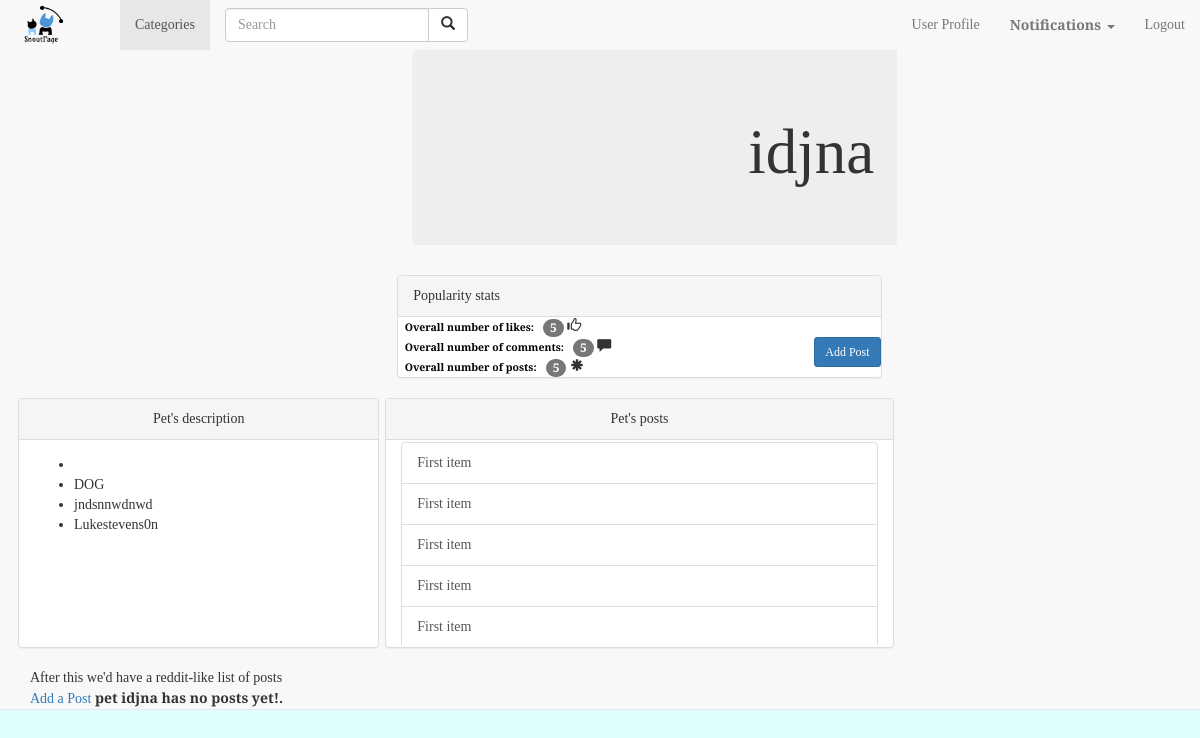
Page /SnoutPage/pet/idjna/ (signed in) on the committed database.
### SnoutPage/models.py (models this page shows, shortened)
class Pet(models.Model):
    slug = models.SlugField(unique=True, default=None)
    category = models.CharField(max_length=6, choices=TYPES, default="DOG")
    owner = models.ForeignKey(User, default=None)
    name = models.CharField(max_length=120, unique=True)
    picture = models.ImageField(upload_to='pet_profile_images',blank=True)
    description = models.CharField(max_length=600, blank=True)

### SnoutPage/views.py (the view)
# urls.py: url(r'SnoutPage/pet/(?P<pet_name_slug>[\w\-]+)/$', views.pet, name='pet'),
def pet(request, pet_name_slug):
    context_dict = {}
    try:
        pet = Pet.objects.get(slug=pet_name_slug)
        posts = Post.objects.filter(pet=pet)
        context_dict['slug'] = pet_name_slug
        context_dict['posts'] = posts
        context_dict['owner'] = pet.owner
        context_dict['name'] = pet.name
        context_dict['category'] = pet.category
        context_dict['picture'] = pet.picture
        context_dict['description'] = pet.description
    except Pet.DoesNotExist:
        context_dict['slug'] = None
        context_dict['posts'] = None
        context_dict['owner'] = None
        context_dict['name'] = None
        context_dict['category'] = None
        context_dict['picture'] = None
        context_dict['description'] = None
    return render(request, 'SnoutPage/pet.html', context_dict)

### templates/SnoutPage/pet.html (shortened to what this page needs)
{% extends 'SnoutPage/base.html' %}
{% load staticfiles %}
{% block body_block %}
<div class= "row">
<div class = "col-xs-5">
</div>
<div class="col-xs-7">
<div class="container">
  <div id = "pet-name-jumbo"class="jumbotron">
   <h1>{{name}}</h1>
  </div>
</div>
<div class = "panel panel-default">
<div class="panel-heading">Popularity stats</div>
<span class="label" id = "popularity-text">Overall number of likes: </span> <span class="badge"> 5</span> <span class= "glyphicon glyphicon-thumbs-up"> </span>
<br>
<span class="label" id = "popularity-text">Overall number of comments: </span> <span class="badge"> 5</span> <span class= "glyphicon glyphicon-comment"> </span>
<a  href="{% url 'add_post' %}" class="btn btn-primary btn-sm pull-right" role="button">Add Post</a>
<br>
<span class="label" id = "popularity-text">Overall number of posts: </span> <span class="badge"> 5</span> <span class= "glyphicon glyphicon-asterisk"> </span>
</div>
</div>
</div>
<div class = "row" id ="pet-page-content">
<div class = "col-lg-5">
<div class="panel panel-default"  id = "pet-panel-panel" >
  <div class="panel-heading" id = "pet-posts-label">Pet's description</div>
  <div class="panel-body">
  <ul>
	<li></li>
	<li>{{category}}</li>
	<li>{{description}}</li>
	<li> {{owner}} </li>
</ul>
</div>
</div>
</div>
<div class="col-lg-7">
<div class="panel panel-default" id = "pet-panel-panel" >
  <div class="panel-heading" id = "pet-posts-label">Pet's posts</div>
  <div class="panel-body" id = "pet-panel-post-body">
   <div class="list-group">
  <a href= "" data-toggle="modal" data-target="#myModal"  class="list-group-item">First item</a>
  <a href= "" data-toggle="modal" data-target="#myModal"  class="list-group-item">First item</a>
  <a href= "" data-toggle="modal" data-target="#myModal"  class="list-group-item">First item</a>
  <a href= "" data-toggle="modal" data-target="#myModal"  class="list-group-item">First item</a>
  <a href= "" data-toggle="modal" data-target="#myModal"  class="list-group-item">First item</a>
</div>
	</div>
</div>
</div>
</div>
<br />
After this we'd have a reddit-like list of posts
<div id="posts">
	<a href="{% url 'add_post' %}">Add a Post</a>
    {% if posts %}
    <ul>
        {% for post in posts %}
	<li><a href="{% url 'post' post.slug %}">{{ post.title }}</a></li>
	<li>{{post.picture}}</li>
	<li>{{post.description}}</li>
        {% endfor %}
    </ul>
    {% else %}
    <strong>pet {{name}} has no posts yet!.</strong><br/>
    {% endif %}
    </div>
{% endblock %}

### templates/SnoutPage/base.html (shortened to what this page needs)
<!DOCTYPE html>
{% load staticfiles %}
{% load account socialaccount %}
{% get_providers as socialaccount_providers %}}
{% load socialaccount %}
{% get_providers as socialaccount_providers %}
<html lang="en">
<head>
  <link rel="stylesheet" href="https://maxcdn.bootstrapcdn.com/bootstrap/3.3.7/css/bootstrap.min.css">
  <link rel="stylesheet" href={% static "css/styles.css" %}>
</head>
<header>
<nav class="navbar navbar-default navbar-fixed-top" id = "navbar-top">
  <div class="container-fluid">
    <div class="navbar-header">
      <a id = "logoLink"class="navbar-brand" href="{% url 'index' %}"><img class = "img-rounded" id = "logo" src="{% static "images/logo.png" %}" </a>
    </div>
	<ul class="nav navbar-nav">
      <li class="active"><a href="#">Categories</a></li>
	</ul>
    <form class="navbar-form navbar-left" action="/search">
      <div class="input-group">
        <input type="text" class="form-control" placeholder="Search" name="search">
        <div class="input-group-btn">
          <button class="btn btn-default" type="submit">
            <i class="glyphicon glyphicon-search"></i>
          </button>
        </div>
      </div>
    </form>
       <ul class="nav navbar-nav navbar-right">
		<li>
      {% if user.is_authenticated %}
		<li><a href = "{% url 'show_user_page' %}">User Profile</a></li>
		<li class="dropdown">
			<a href="#" class="dropdown-toggle" data-toggle="dropdown"><b>Notifications</b> <span class="caret"></span></a>
        </li>
		<li>
			<a href ="{% url 'logout' %}">Logout</a>
     </ul>
{% endif %}
<div class='container-fluid' id = "after-header">
{% block body_block %}
{% endblock %}
</div>
</body>
</html>

### static/css/styles.css (style rules this page uses)
#logo { height: 60px; margin-top: -20px; }
#logoLink { top:0px; left:-200px; height:40px; }
.navbar-brand { height:50px; margin-left: -15px; }
img { border: 0 none; display: inline-block; height: 50px; max-width: 100%; vertical-align: middle; }
#after-header { margin-top:50px; overflow:auto; }
#pet-name-jumbo { width:70%; text-align:center; }
#popularity-text { color:black; }
#pet-posts-label { text-align:center; }
#pet-page-content { height: 250px; }
#pet-panel-panel { margin-left: -12px; margin-right: -12px; height: 250px; }
#pet-panel-post-body { overflow:auto; height:205px; padding-top:2px; }

### rows in the picture
Pet: name "idjna", category "DOG", description "jndsnnwdnwd"

### other values in the picture
{{ owner }} "Lukestevens0n"
